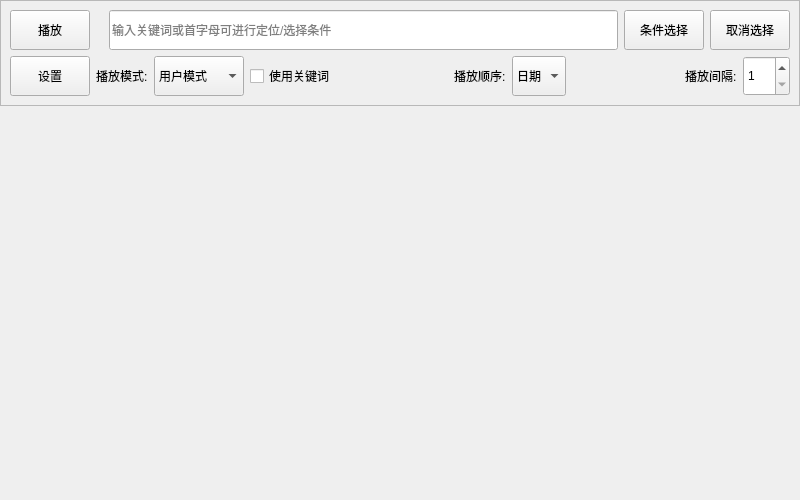
<?xml version="1.0" encoding="UTF-8"?>
<ui version="4.0">
 <class>wallpaper</class>
 <widget class="QWidget" name="wallpaper">
  <property name="geometry">
   <rect>
    <x>0</x>
    <y>0</y>
    <width>800</width>
    <height>500</height>
   </rect>
  </property>
  <property name="windowTitle">
   <string>wallpaper</string>
  </property>
  <layout class="QVBoxLayout" name="verticalLayout" stretch="0,1">
   <property name="spacing">
    <number>0</number>
   </property>
   <property name="leftMargin">
    <number>0</number>
   </property>
   <property name="topMargin">
    <number>0</number>
   </property>
   <property name="rightMargin">
    <number>0</number>
   </property>
   <property name="bottomMargin">
    <number>10</number>
   </property>
   <item>
    <widget class="QScrollArea" name="scrollArea_options">
     <property name="widgetResizable">
      <bool>true</bool>
     </property>
     <widget class="QWidget" name="scrollAreaWidgetContents">
      <property name="geometry">
       <rect>
        <x>0</x>
        <y>0</y>
        <width>798</width>
        <height>110</height>
       </rect>
      </property>
      <layout class="QHBoxLayout" name="horizontalLayout_2">
       <item>
        <layout class="QGridLayout" name="gridLayout">
         <item row="3" column="1">
          <layout class="QHBoxLayout" name="horizontalLayout_4">
           <item>
            <widget class="QLabel" name="label_mode">
             <property name="styleSheet">
              <string notr="true">font: 12pt &quot;Microsoft YaHei UI&quot;;</string>
             </property>
             <property name="text">
              <string>播放模式:</string>
             </property>
            </widget>
           </item>
           <item>
            <widget class="ComboBox" name="comboBox_mode">
             <property name="minimumSize">
              <size>
               <width>0</width>
               <height>40</height>
              </size>
             </property>
             <item>
              <property name="text">
               <string>用户模式</string>
              </property>
             </item>
             <item>
              <property name="text">
               <string>收藏夹模式</string>
              </property>
             </item>
             <item>
              <property name="text">
               <string>视频模式</string>
              </property>
             </item>
            </widget>
           </item>
           <item>
            <widget class="SwitchButton" name="checkBox_use_tag">
             <property name="text">
              <string>使用关键词</string>
             </property>
            </widget>
           </item>
           <item>
            <spacer name="horizontalSpacer">
             <property name="orientation">
              <enum>Qt::Orientation::Horizontal</enum>
             </property>
             <property name="sizeHint" stdset="0">
              <size>
               <width>40</width>
               <height>20</height>
              </size>
             </property>
            </spacer>
           </item>
           <item>
            <widget class="QLabel" name="label_order">
             <property name="styleSheet">
              <string notr="true">font: 12pt &quot;Microsoft YaHei UI&quot;;</string>
             </property>
             <property name="text">
              <string>播放顺序:</string>
             </property>
            </widget>
           </item>
           <item>
            <widget class="ComboBox" name="comboBox">
             <property name="minimumSize">
              <size>
               <width>0</width>
               <height>40</height>
              </size>
             </property>
             <item>
              <property name="text">
               <string>日期</string>
              </property>
             </item>
             <item>
              <property name="text">
               <string>随机</string>
              </property>
             </item>
            </widget>
           </item>
           <item>
            <spacer name="horizontalSpacer_2">
             <property name="orientation">
              <enum>Qt::Orientation::Horizontal</enum>
             </property>
             <property name="sizeHint" stdset="0">
              <size>
               <width>40</width>
               <height>20</height>
              </size>
             </property>
            </spacer>
           </item>
           <item>
            <widget class="QLabel" name="label">
             <property name="styleSheet">
              <string notr="true">font: 12pt &quot;Microsoft YaHei UI&quot;;</string>
             </property>
             <property name="text">
              <string>播放间隔:</string>
             </property>
            </widget>
           </item>
           <item>
            <widget class="SpinBox" name="spinBox_time">
             <property name="minimumSize">
              <size>
               <width>0</width>
               <height>40</height>
              </size>
             </property>
             <property name="minimum">
              <number>1</number>
             </property>
             <property name="maximum">
              <number>600</number>
             </property>
            </widget>
           </item>
          </layout>
         </item>
         <item row="1" column="1">
          <layout class="QHBoxLayout" name="horizontalLayout_3">
           <item>
            <widget class="QLabel" name="label_progress">
             <property name="styleSheet">
              <string notr="true">font: 12pt &quot;Microsoft YaHei UI&quot;;</string>
             </property>
             <property name="text">
              <string/>
             </property>
            </widget>
           </item>
           <item>
            <widget class="SearchLineEdit" name="lineEdit_search">
             <property name="minimumSize">
              <size>
               <width>0</width>
               <height>40</height>
              </size>
             </property>
             <property name="placeholderText">
              <string>输入关键词或首字母可进行定位/选择条件</string>
             </property>
            </widget>
           </item>
           <item>
            <widget class="PrimaryPushButton" name="pushButton_select">
             <property name="minimumSize">
              <size>
               <width>0</width>
               <height>40</height>
              </size>
             </property>
             <property name="text">
              <string>条件选择</string>
             </property>
            </widget>
           </item>
           <item>
            <widget class="PrimaryPushButton" name="pushButton_cancel_select">
             <property name="minimumSize">
              <size>
               <width>0</width>
               <height>40</height>
              </size>
             </property>
             <property name="text">
              <string>取消选择</string>
             </property>
            </widget>
           </item>
          </layout>
         </item>
         <item row="1" column="0">
          <widget class="PrimaryPushButton" name="pushButton_play">
           <property name="minimumSize">
            <size>
             <width>0</width>
             <height>40</height>
            </size>
           </property>
           <property name="text">
            <string>播放</string>
           </property>
          </widget>
         </item>
         <item row="3" column="0">
          <widget class="PrimaryPushButton" name="pushButton_set">
           <property name="minimumSize">
            <size>
             <width>0</width>
             <height>40</height>
            </size>
           </property>
           <property name="text">
            <string>设置</string>
           </property>
          </widget>
         </item>
        </layout>
       </item>
      </layout>
     </widget>
    </widget>
   </item>
   <item>
    <layout class="QHBoxLayout" name="horizontalLayout"/>
   </item>
  </layout>
 </widget>
 <customwidgets>
  <customwidget>
   <class>PrimaryPushButton</class>
   <extends>QPushButton</extends>
   <header>qfluentwidgets.components.widgets</header>
  </customwidget>
  <customwidget>
   <class>ComboBox</class>
   <extends>QComboBox</extends>
   <header>qfluentwidgets.components.widgets</header>
  </customwidget>
  <customwidget>
   <class>SpinBox</class>
   <extends>QSpinBox</extends>
   <header>qfluentwidgets.components.widgets</header>
  </customwidget>
  <customwidget>
   <class>SearchLineEdit</class>
   <extends>QLineEdit</extends>
   <header>qfluentwidgets.components.widgets</header>
  </customwidget>
  <customwidget>
   <class>SwitchButton</class>
   <extends>QCheckBox</extends>
   <header>qfluentwidgets.components.widgets</header>
  </customwidget>
 </customwidgets>
 <resources/>
 <connections/>
</ui>
